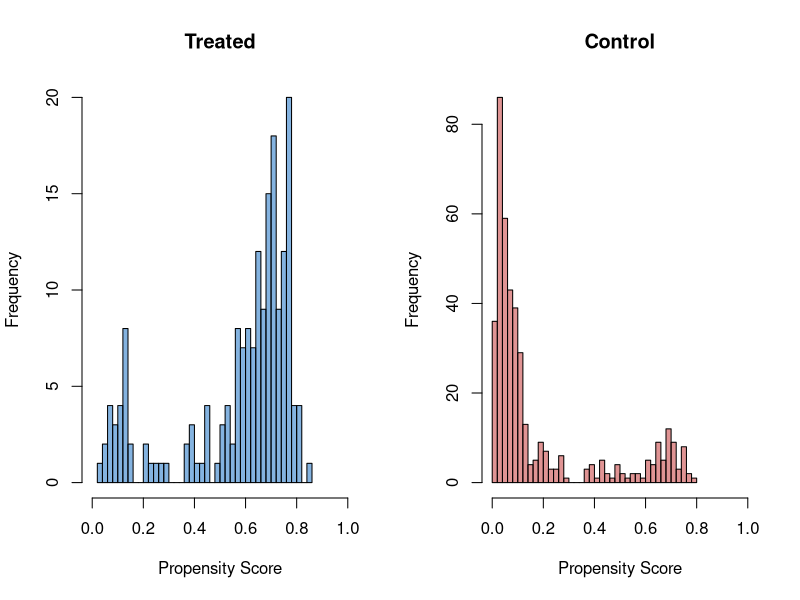
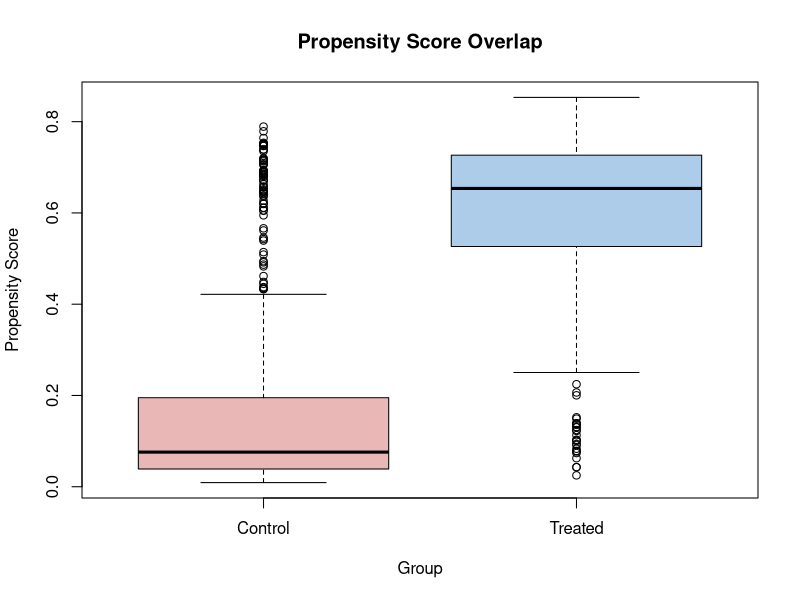
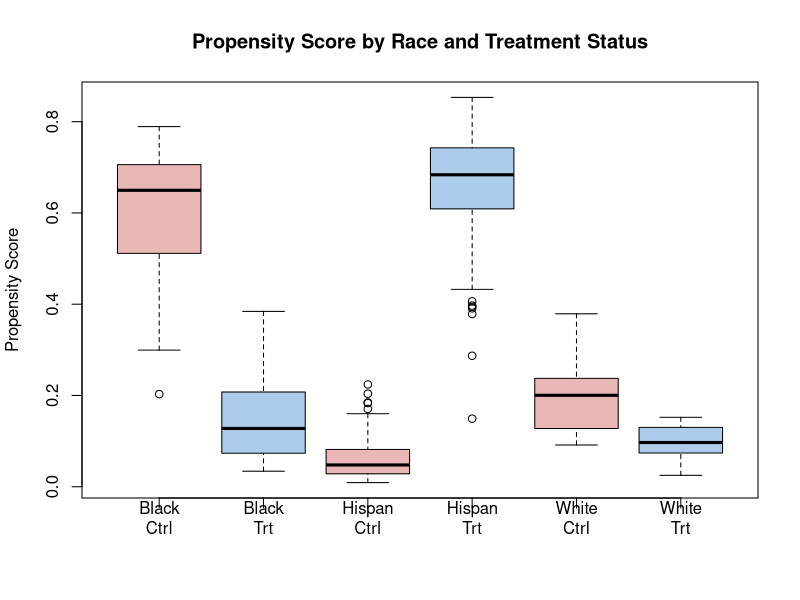
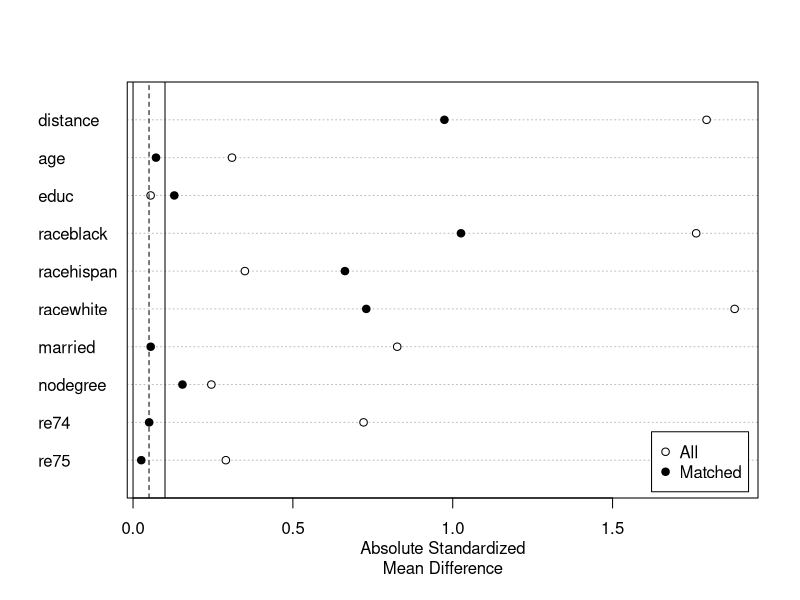
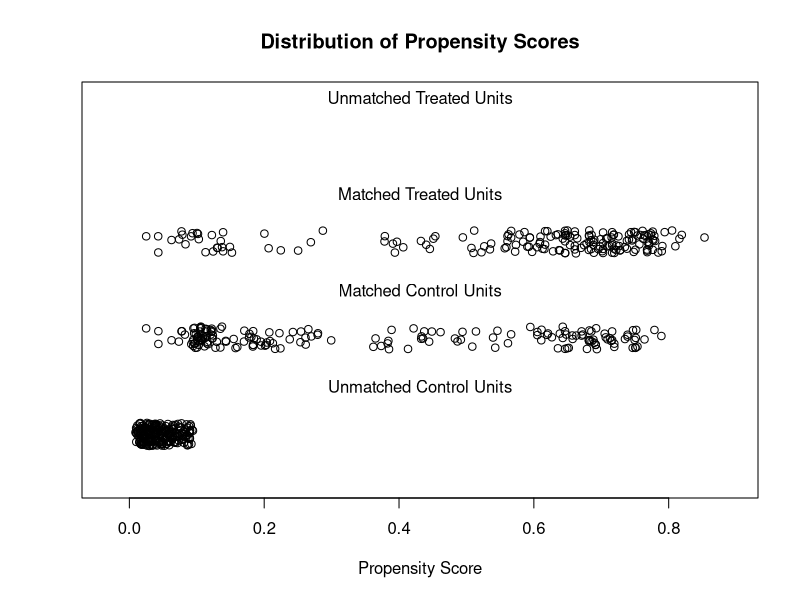
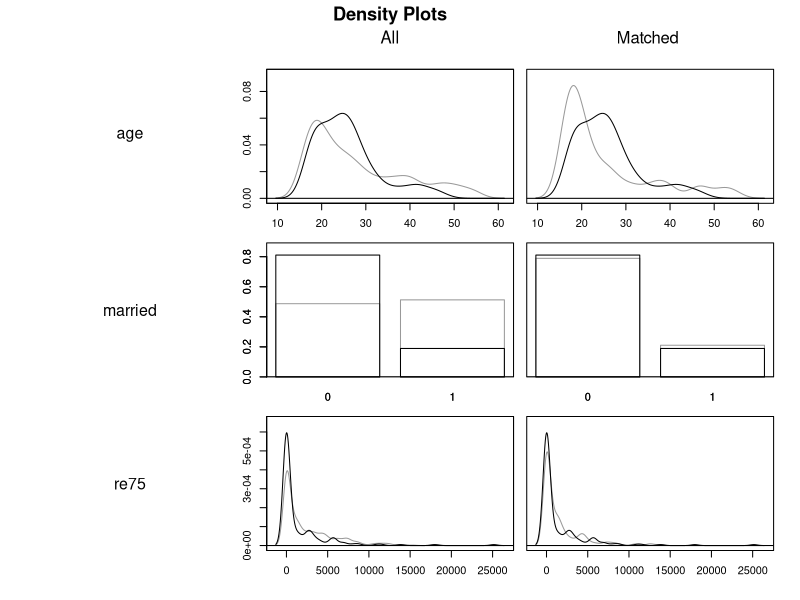
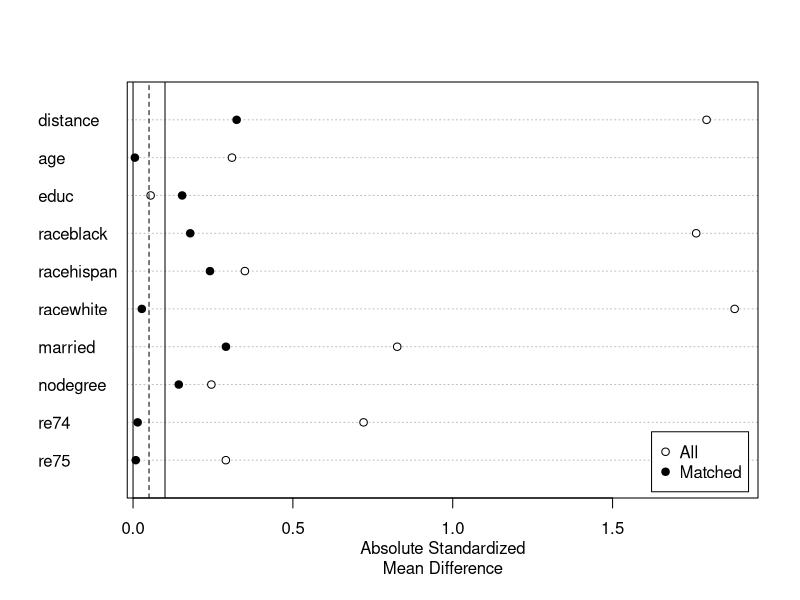
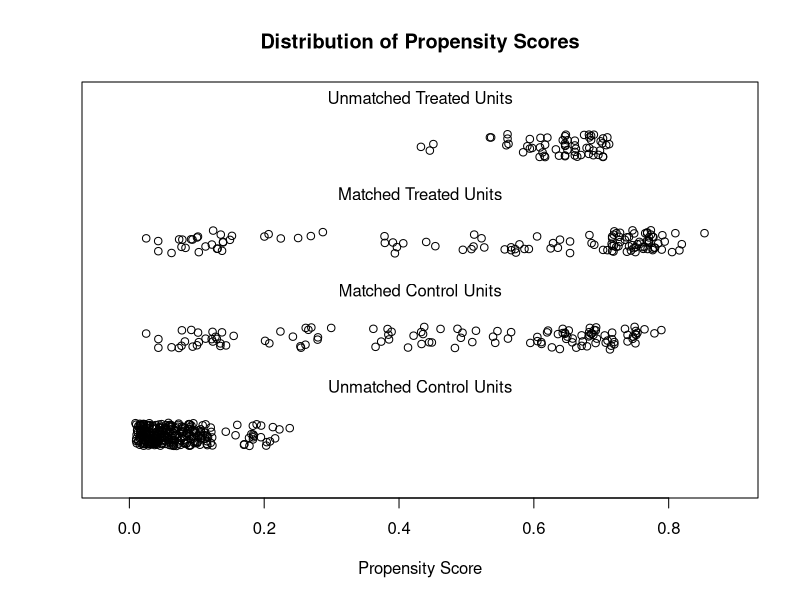

The R script that drew these images, in order: (Note: this script raises an error after producing the figures.)
## ---- chunk 1
knitr::opts_chunk$set(echo = TRUE, warning = FALSE, message = FALSE)
## ---- chunk 2
library(MatchIt)
library(dplyr)
data("lalonde")

str(lalonde)
## ---- chunk 3
# Overall dimensions
cat("Total observations:", nrow(lalonde), "\n")
cat("Treated:", sum(lalonde$treat == 1), "\n")
cat("Control:", sum(lalonde$treat == 0), "\n\n")

# Mean of each numeric variable by treatment group
numeric_cols <- lalonde[, sapply(lalonde, is.numeric)]
agg <- aggregate(. ~ treat, data = numeric_cols, FUN = mean)
print(round(t(agg), 2))
## ---- chunk 4
# Nicer side-by-side table (exclude 'race' since it's a factor)
covs <- c("age", "educ", "married", "nodegree", "re74", "re75", "re78")

summary_table <- data.frame(
  Variable = covs,
  Treated_Mean = sapply(covs, function(v) mean(lalonde[lalonde$treat == 1, v])),
  Control_Mean = sapply(covs, function(v) mean(lalonde[lalonde$treat == 0, v])),
  Treated_SD = sapply(covs, function(v) sd(lalonde[lalonde$treat == 1, v])),
  Control_SD = sapply(covs, function(v) sd(lalonde[lalonde$treat == 0, v]))
)
summary_table[, 2:5] <- round(summary_table[, 2:5], 2)
rownames(summary_table) <- NULL
print(summary_table)

# Race distribution by treatment group
cat("\nRace distribution (Treated):\n")
print(table(lalonde$race[lalonde$treat == 1]))
cat("\nRace distribution (Control):\n")
print(table(lalonde$race[lalonde$treat == 0]))

# Naive (unadjusted) difference in means
naive_ate <- mean(lalonde$re78[lalonde$treat == 1]) - mean(lalonde$re78[lalonde$treat == 0])
cat("\nNaive ATE (unadjusted):", round(naive_ate, 2), "\n")
cat("Experimental benchmark: ~$1,794\n")
cat("The negative naive estimate reflects selection bias — the program targeted\n")
cat("disadvantaged workers who would have earned less regardless. Matching should\n")
cat("recover an estimate closer to the experimental benchmark.\n")
## ---- chunk 5
# Standardized mean differences and variance ratios (pre-matching)
smd_and_vr <- data.frame(
  Variable = covs,
  SMD = sapply(covs, function(v) {
    m1 <- mean(lalonde[lalonde$treat == 1, v])
    m0 <- mean(lalonde[lalonde$treat == 0, v])
    s1 <- sd(lalonde[lalonde$treat == 1, v])
    s0 <- sd(lalonde[lalonde$treat == 0, v])
    (m1 - m0) / sqrt((s1^2 + s0^2) / 2)
  }),
  Variance_Ratio = sapply(covs, function(v) {
    var(lalonde[lalonde$treat == 1, v]) / var(lalonde[lalonde$treat == 0, v])
  })
)
smd_and_vr$SMD <- round(smd_and_vr$SMD, 3)
smd_and_vr$Variance_Ratio <- round(smd_and_vr$Variance_Ratio, 3)
rownames(smd_and_vr) <- NULL
print(smd_and_vr)

cat("\nGuidelines: |SMD| < 0.1 = excellent balance; variance ratio near 1 = similar spread\n")
cat("Large SMDs on re74, re75, married, and age confirm substantial pre-matching imbalance.\n")
## ---- chunk 6
ps_model <- glm(treat ~ age + educ + race + married + nodegree + re74 + re75, data = lalonde, family = binomial)

summary(ps_model)

lalonde$ps <- predict(ps_model, type = "response")
## ---- chunk 7
par(mfrow = c(1, 2))

# Histograms
hist(lalonde$ps[lalonde$treat == 1], breaks = 30, col = rgb(0.2, 0.5, 0.8, 0.6),
     main = "Treated", xlab = "Propensity Score", xlim = c(0, 1))
hist(lalonde$ps[lalonde$treat == 0], breaks = 30, col = rgb(0.8, 0.3, 0.3, 0.6),
     main = "Control", xlab = "Propensity Score", xlim = c(0, 1))
## ---- chunk 8
# Side-by-side boxplot
par(mfrow = c(1, 1))
boxplot(ps ~ treat, data = lalonde,
        names = c("Control", "Treated"),
        xlab = "Group", ylab = "Propensity Score",
        main = "Propensity Score Overlap",
        col = c(rgb(0.8, 0.3, 0.3, 0.4), rgb(0.2, 0.5, 0.8, 0.4)))
## ---- chunk 9
cat("Propensity score ranges:\n")
cat("Treated:", round(range(lalonde$ps[lalonde$treat == 1]), 4), "\n")
cat("Control:", round(range(lalonde$ps[lalonde$treat == 0]), 4), "\n\n")

# Common support region
common_min <- max(min(lalonde$ps[lalonde$treat == 1]), min(lalonde$ps[lalonde$treat == 0]))
common_max <- min(max(lalonde$ps[lalonde$treat == 1]), max(lalonde$ps[lalonde$treat == 0]))
cat("Common support: [", round(common_min, 4), ",", round(common_max, 4), "]\n")

# How many units fall outside common support
outside <- sum(lalonde$ps < common_min | lalonde$ps > common_max)
cat("Units outside common support:", outside, "\n")
## ---- chunk 10
# Under IPW, the effective sample size measures how many "equivalent" observations we effectively have after reweighting
w1 <- 1 / lalonde$ps[lalonde$treat == 1]
w0 <- 1 / (1 - lalonde$ps[lalonde$treat == 0])

ess_treated <- sum(w1)^2 / sum(w1^2)
ess_control <- sum(w0)^2 / sum(w0^2)

cat("Effective sample size (treated):", round(ess_treated, 1),
    "out of", sum(lalonde$treat == 1), "\n")
cat("Effective sample size (control):", round(ess_control, 1),
    "out of", sum(lalonde$treat == 0), "\n")
cat("\nA large drop from nominal to effective sample size indicates\n")
cat("extreme weights driven by poor overlap or near-zero propensity scores.\n")
## ---- chunk 11
# Race is the strongest predictor in the PS model — visualize how it
# drives the separation between treated and control PS distributions
boxplot(ps ~ race + treat, data = lalonde,
        col = rep(c(rgb(0.8, 0.3, 0.3, 0.4), rgb(0.2, 0.5, 0.8, 0.4)), 3),
        names = c("Black\nCtrl", "Black\nTrt", "Hispan\nCtrl", "Hispan\nTrt",
                   "White\nCtrl", "White\nTrt"),
        xlab = "", ylab = "Propensity Score",
        main = "Propensity Score by Race and Treatment Status")
## ---- chunk 12
# 1:1 NN PS matching 
nn_ps_match <- matchit(treat ~ age + educ + race + married + 
                    nodegree + re74 + re75,
                  data = lalonde,
                  method = "nearest",
                  distance = "glm")

summary(nn_ps_match, un = FALSE)
## ---- chunk 13
# SMD
plot(summary(nn_ps_match))

# PS
plot(nn_ps_match, type = "jitter", interactive = FALSE)

# variable distribution
plot(nn_ps_match, type = "density", interactive = FALSE,
     which.xs = ~age + married + re75) # set to only three variables so it would fit in a single plot
## ---- chunk 14
nn_match_samples <- c(as.vector(nn_ps_match$match.matrix[,1]), rownames(nn_ps_match$match.matrix))

df_nn_match <- lalonde[nn_match_samples,]
Z <- df_nn_match$treat
Y <- df_nn_match$re78

ATE_nn_match <- mean(Y[Z==1]) - mean(Y[Z==0])

cat("Estimated ATE NN without caliper: ", ATE_nn_match)
## ---- chunk 15
# match with caliper
nn_calip_match <- matchit(treat ~ age + educ + race + married + 
                    nodegree + re74 + re75,
                  data = lalonde,
                  method = "nearest",
                  distance = "glm",
                  caliper=0.5,
                  std.caliper = TRUE)

summary(nn_calip_match, un = FALSE)
## ---- chunk 16
# SMD
plot(summary(nn_calip_match))

# PS
plot(nn_calip_match, type = "jitter", interactive = FALSE)

# variable distribution
plot(nn_calip_match, type = "density", interactive = FALSE,
     which.xs = ~age + married + re75) # set to only three variables so it would fit in a single plot
## ---- chunk 17
nn_calip_samples <- c(as.vector(nn_calip_match$match.matrix[,1]), rownames(nn_calip_match$match.matrix))

nn_calip_samples <- nn_calip_samples[! is.na(nn_calip_samples)]
df_nn_calip <- lalonde[nn_calip_samples,]
Z <- df_nn_calip$treat
Y <- df_nn_calip$re78

ATE_nn_calip <- mean(Y[Z==1]) - mean(Y[Z==0])

cat("Estimated ATE with caliper: ", ATE_nn_calip)
## ---- chunk 18
# match with caliper
full_match <- matchit(treat ~ age + educ + race + married + 
                    nodegree + re74 + re75,
                  data = lalonde,
                  method = "full",
                  distance = "glm")

summary(full_match, un = FALSE)
## ---- chunk 19
# SMD
plot(summary(full_match))

# PS
plot(full_match, type = "jitter", interactive = FALSE)

# variable distribution
plot(full_match, type = "density", interactive = FALSE,
     which.xs = ~age + married + re75) # set to only three variables so it would fit in a single plot
## ---- chunk 20
# Extract dataframe with weights and add column containing weighted outcomes 
full_match_df = match.data(full_match) %>% 
  mutate(weighted_re78 = weights*re78)

# Create vector with weighted treatment outcomes
w_treatment_df = full_match_df %>% 
  filter(treat == 1) 

w_treatment_outcomes = w_treatment_df %>% 
  pull(weighted_re78)

# Create vector with weighted control outcomes
w_control_df = full_match_df %>% 
  filter(treat == 0)

w_control_outcomes = w_control_df %>% 
  pull(weighted_re78)
  
# Compute difference in mean weighted treatment and control outcomes
ATE_full_match = mean(w_treatment_outcomes) - mean(w_control_outcomes)

cat("Estimated ATE Full Match: ", ATE_full_match)
